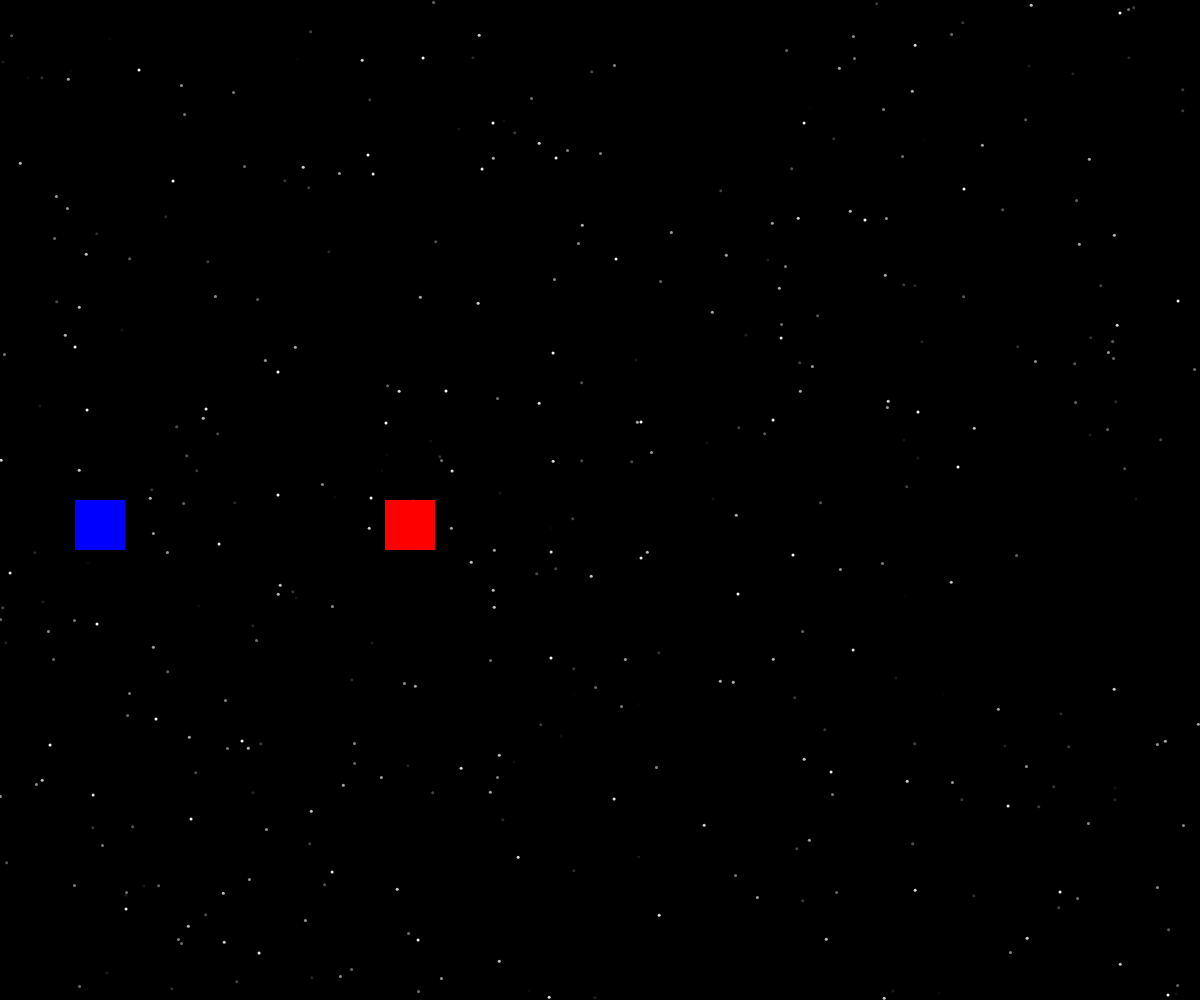
Frame 1 (no input)
Frame 60 (no input): identical to frame 1, image omitted
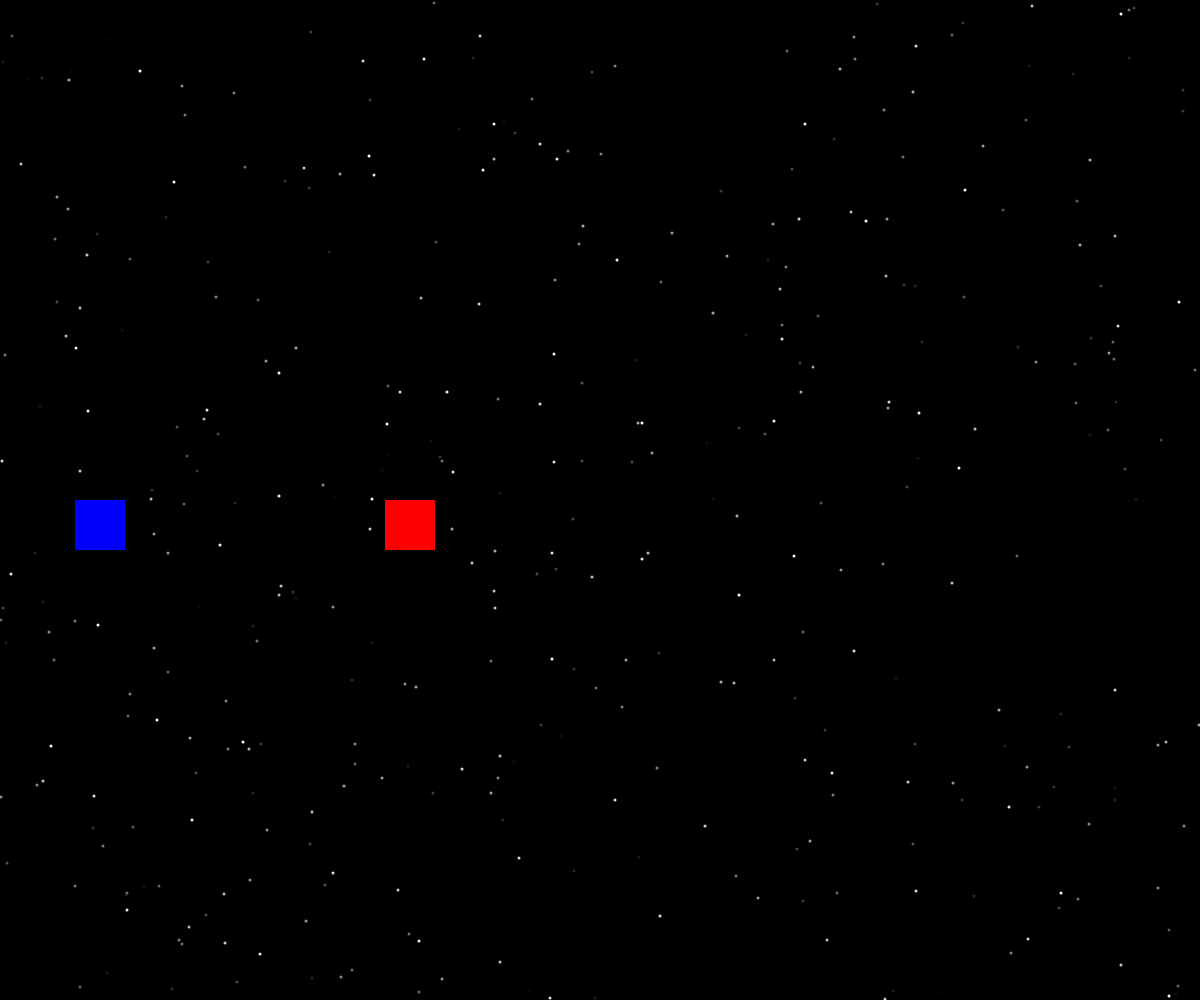
Frame 120 (the mouse pressed at the canvas centre since frame 60)

The p5.js sketch that drew these frames (run headless with seeded random() and noise() and a simulated clock; from frame 60 on, the mouse is pressed at the canvas centre):

// p5.js sketch
// ── sketch.js
const player = [];
const bala = [];
let defCol = 0;
let cont = 0;
let movBala = 0;
let movBala2 = 0;
const stars = [];
const starsLength = 400
balaPLay1= false;
let posbalaY=0;

function setup() {
	createCanvas(windowWidth, windowHeight);
  for(let i = 0; i < 2; i++){
    player.push(createSpace());
  }
  for(let i = 0; i < starsLength; i++){
    stars.push(createStars());
  }  
}

function draw() {
	background(0);
  drawStar();
  drawPlayer();
  //drawBala(); 

}

function createStars(){
  const speed = random()
  let x = floor(random(1,width));
  let y = floor(random(1,height));
  const r = floor(3,8);
  const c = color(255,255,255,floor(255*speed));
  return {
    x,
    y,
    r,
    c,
    move (dirX,dirY){
      this.x = this.x + speed * dirX;
      this.y = this.y + speed * dirY;
    }
  }
}
function drawStar(){

  stars.forEach((s)=> {
    fill(s.c);
    noStroke();
    ellipse(s.x, s.y, s.r, s.r);
  });
}
function mouseMoved(){
  const dirX = mouseX > pmouseX ? 1 : -1;
  const dirY = mouseY > pmouseY ? 1 : -1;

  stars.forEach((s)=>{
    s.move(dirX,dirY)
  });
}
function createSpace(){
  let x = 75;
  let y = height/2;
  let l = 50;
  let d = '100';
  let D = '68';

  return{
    x,
    y,
    l,
  }
}
function createBala(x,y){
  let r = 25;

  return{
    r,
    x:x,
    y:y,
  }
}  
function drawPlayer(){
  player.forEach((s)=> {

    if(cont == 0){
      fill(0,0,255);
      noStroke();
      rect(s.x, s.y, s.l, s.l);
      cont=1;
      if (keyIsDown(87)||keyIsDown(119)) {

        if( s.y >0){
          s.y-=5;
        }
      }
      if (keyIsDown(83)||keyIsDown(115)) {

        if( (s.y+s.l) < height){
          s.y+=5;
        }
      }
      if (keyIsDown(68)||keyIsDown(100)) {
        bala.push(createBala());
        drawBala(s.x+52,s.y+23);
      }
    }else{
      fill(255,0,0);
      noStroke();
      rect(s.x+310, s.y, s.l, s.l);
      cont=0;
      if (keyIsDown(DOWN_ARROW)) {
        if( (s.y+s.l) < height){
          s.y+=5;
        }
      }
       if (keyIsDown(UP_ARROW)) {
        if( s.y >0){
          s.y-=5;
        }
      }if (keyIsDown(LEFT_ARROW)) {
        bala.push(createBala());
        drawBala(s.x+299,s.y+23);
    }
  }
  });
}
function drawBala(x,y){
  movBala+=x;
  ellipse(movBala++,y,20,20);
}
